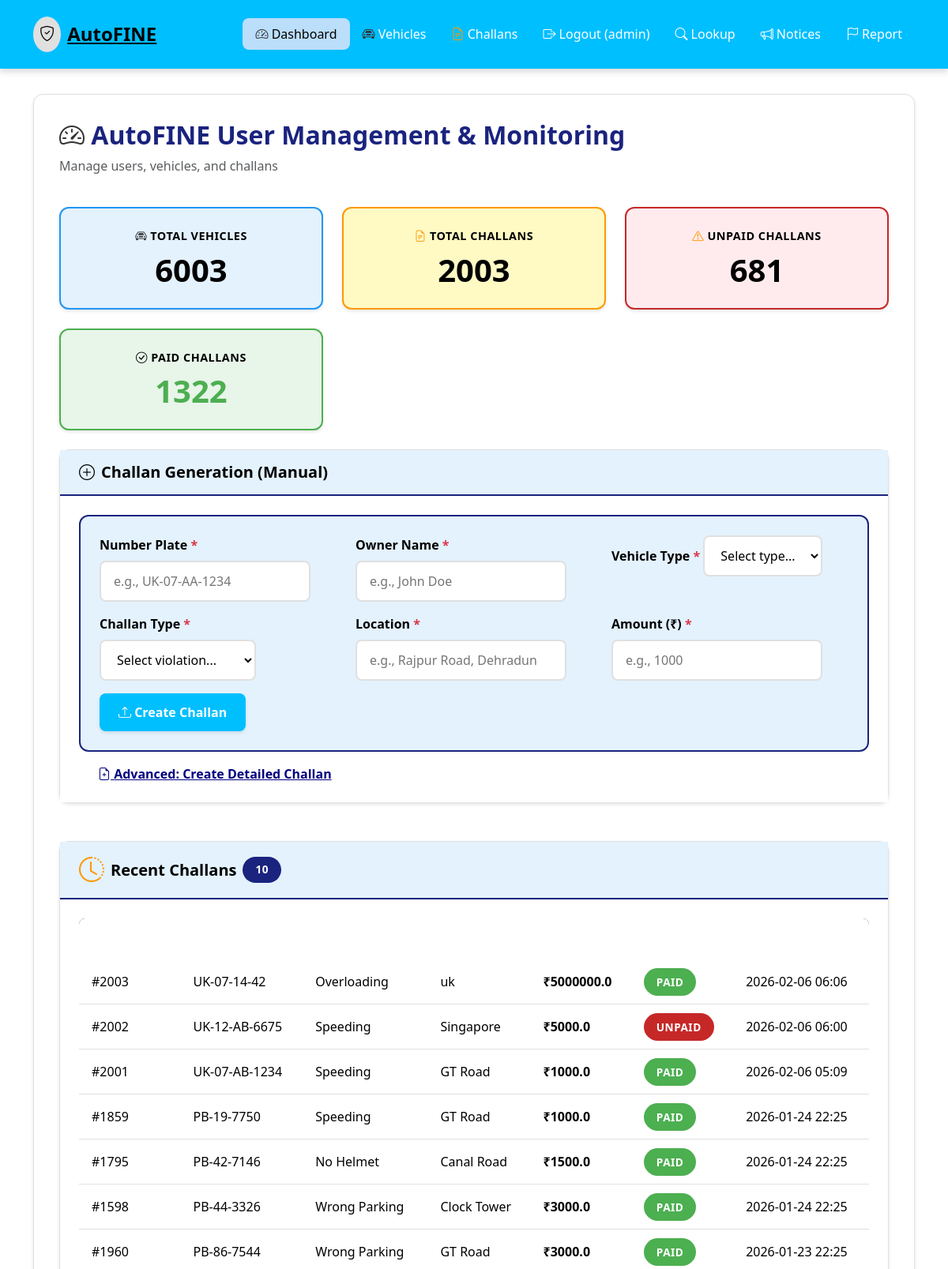
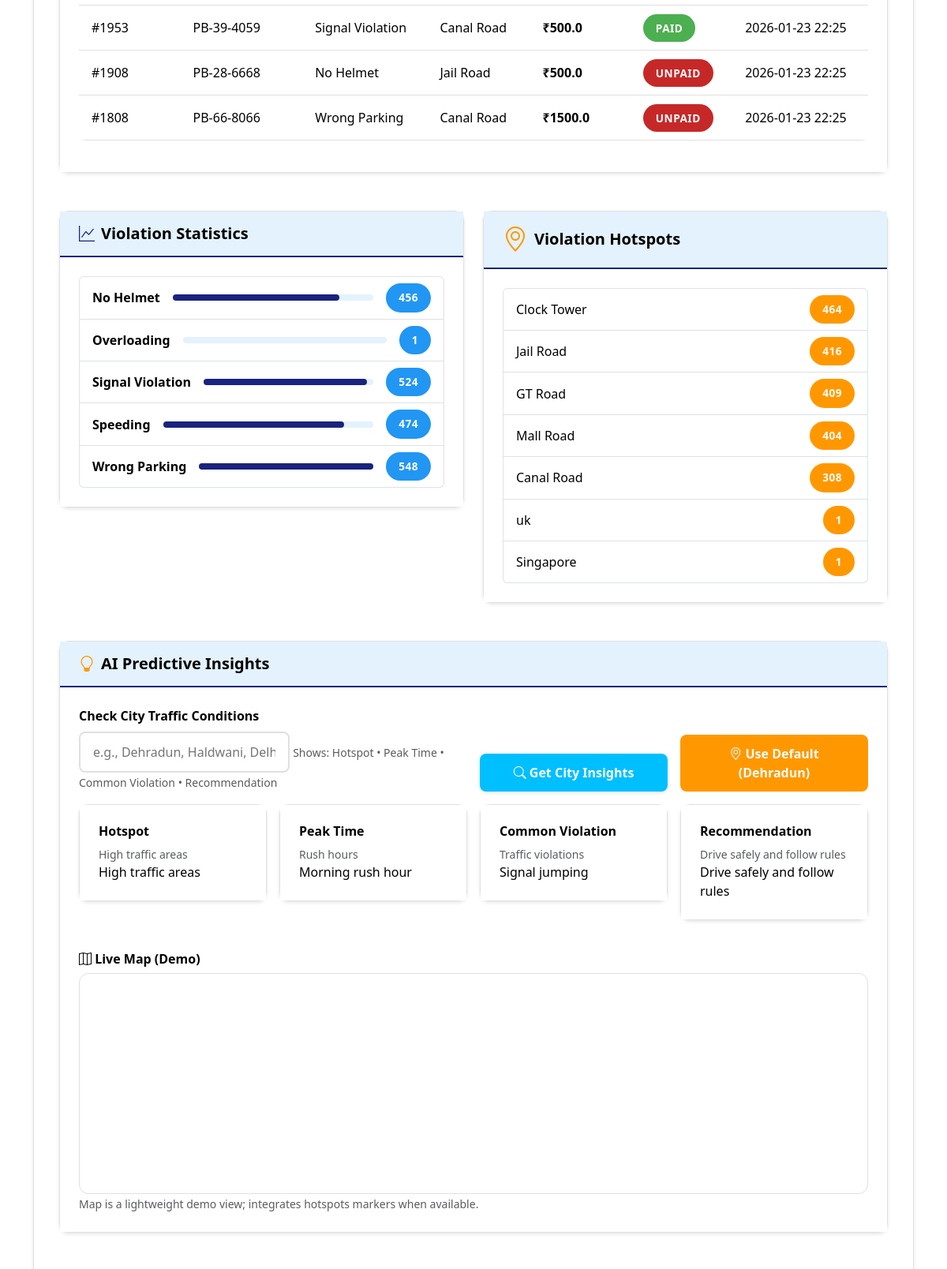
The page /admin/dashboard (signed in, upper part) on the database its author committed (2 pictures, top to bottom).
### models.py (models this page shows, shortened)
class Challan(db.Model):
    __tablename__ = 'challans'
    id = db.Column(db.Integer, primary_key=True)
    uin = db.Column(db.String(40), unique=True, index=True)  # Unique Identification Number
    vehicle_id = db.Column(db.Integer, db.ForeignKey('vehicles.id'), nullable=False, index=True)
    violation_type = db.Column(db.String(100), nullable=False)
    location = db.Column(db.String(200))
    fine_amount = db.Column(db.Float, nullable=False)
    camera_id = db.Column(db.Integer, db.ForeignKey('cameras.id'))
    evidence_image = db.Column(db.String(255))
    status = db.Column(db.String(20), default='Unpaid')  # 'Unpaid', 'Paid', 'Disputed'
    created_at = db.Column(db.DateTime, default=datetime.utcnow, index=True)
    due_date = db.Column(db.Date)
    paid_at = db.Column(db.DateTime)
    payment_ref = db.Column(db.String(60))
    notes = db.Column(db.Text)

### app.py (the view)
@app.route('/admin/dashboard')
def admin_dashboard():
    if 'user_id' not in session or session.get('user_type') != 'admin':
        return redirect(url_for('login'))
    total_vehicles = Vehicle.query.count()
    total_challans = Challan.query.count()
    unpaid_challans = Challan.query.filter_by(status='Unpaid').count()
    paid_challans = Challan.query.filter_by(status='Paid').count()
    recent_challans = Challan.query.order_by(Challan.created_at.desc()).limit(10).all()
    stats = {
        'total_vehicles': total_vehicles,
        'total_challans': total_challans,
        'unpaid_challans': unpaid_challans,
        'paid_challans': paid_challans
    }
    return render_template('admin/dashboard.html', stats=stats, recent_challans=recent_challans)

### templates/admin/dashboard.html (shortened to what this page needs)
{% extends "base.html" %}
{% block extra_css %}
  <link rel="stylesheet" href="https://unpkg.com/leaflet@1.9.4/dist/leaflet.css"
/>
{% endblock %}
{% block content %}
<div class="main-content-professional animate-fade-in-professional" style="background: #ffffff;">
    <div class="d-flex justify-content-between align-items-center mb-4">
        <div>
            <h2 class="mb-2" style="color: var(--navy-blue); font-weight: 700;">
                <i class="bi bi-speedometer2 vehicle-icon"></i> AutoFINE User Management & Monitoring
            </h2>
            <p class="text-muted" style="color: var(--text-medium);">Manage users, vehicles, and challans</p>
        </div>
    </div>
    <div class="stats-grid-professional mb-4">
        <div class="stat-card-professional">
            <div class="stat-label"><i class="bi bi-car-front"></i> Total Vehicles</div>
            <h3 id="total-vehicles">{{ stats.total_vehicles }}</h3>
        </div>
        <div class="stat-card-professional">
            <div class="stat-label"><i class="bi bi-file-earmark-text"></i> Total Challans</div>
            <h3 id="total-challans">{{ stats.total_challans }}</h3>
        </div>
        <div class="stat-card-professional">
            <div class="stat-label"><i class="bi bi-exclamation-triangle"></i> Unpaid Challans</div>
            <h3 id="unpaid-challans" style="color: var(--warning);">{{ stats.unpaid_challans }}</h3>
        </div>
        <div class="stat-card-professional">
            <div class="stat-label"><i class="bi bi-check-circle"></i> Paid Challans</div>
            <h3 id="paid-challans" style="color: var(--success-green);">{{ stats.paid_challans }}</h3>
        </div>
    </div>
    <div class="row mb-4">
        <div class="col-md-12">
            <div class="card-professional">
                <div class="card-header">
                    <h5 class="card-title mb-0"><i class="bi bi-plus-circle" style="color: var(--primary);"></i> Challan Generation (Manual)</h5>
                </div>
                <div class="card-body">
                    <form id="violationForm" method="POST" action="{{ url_for('admin_challan_new') }}">
                        <div class="row">
                            <div class="col-md-4">
                                <div class="mb-3">
                                    <label for="registration_number" class="form-label"><strong>Number Plate</strong> <span class="text-danger">*</span></label>
                                    <input type="text" class="form-control-professional" id="registration_number" name="registration_number" placeholder="e.g., UK-07-AA-1234" required>
                                </div>
                            </div>
                            <div class="col-md-4">
                                <div class="mb-3">
                                    <label for="owner_name" class="form-label">Owner Name <span class="text-danger">*</span></label>
                                    <input type="text" class="form-control-professional" id="owner_name" name="owner_name" placeholder="e.g., John Doe" required>
                                </div>
                            </div>
                            <div class="col-md-4">
                                <div class="mb-3">
                                    <label for="vehicle_type" class="form-label">Vehicle Type <span class="text-danger">*</span></label>
                                    <select class="form-control-professional" id="vehicle_type" name="vehicle_type" required>
                                        <option value="">Select type...</option>
                                    </select>
                                </div>
                            </div>
                        </div>
                        <div class="row">
                            <div class="col-md-4">
                                <div class="mb-3">
                                    <label for="challan_type" class="form-label">Challan Type <span class="text-danger">*</span></label>
                                    <select class="form-control-professional" id="challan_type" name="challan_type" required>
                                        <option value="">Select violation...</option>
                                    </select>
                                </div>
                            </div>
                            <div class="col-md-4">
                                <div class="mb-3">
                                    <label for="location" class="form-label">Location <span class="text-danger">*</span></label>
                                    <input type="text" class="form-control-professional" id="location" name="location" placeholder="e.g., Rajpur Road, Dehradun" required>
                                </div>
                            </div>
                            <div class="col-md-4">
                                <div class="mb-3">
                                    <label for="amount" class="form-label">Amount (₹) <span class="text-danger">*</span></label>
                                    <input type="number" class="form-control-professional" id="amount" name="amount" placeholder="e.g., 1000" required>
                                </div>
                            </div>
                        </div>
                        <button type="submit" class="btn-professional btn-professional-primary">
                            <i class="bi bi-upload"></i> Create Challan
                        </button>
                    </form>
                    <div class="mt-3">
                        <a href="{{ url_for('admin_challan_new') }}" class="btn-professional btn-professional-outline">
                            <i class="bi bi-file-earmark-plus"></i> Advanced: Create Detailed Challan
                        </a>
                    </div>
                </div>
            </div>
        </div>
    </div>
    <div class="row">
        <div class="col-md-12">
            <div class="card-professional">
                <div class="card-header">
                    <h5 class="card-title mb-0"><i class="bi bi-clock-history challan-icon"></i> Recent Challans <span class="badge-professional badge-professional-primary" id="recent-count">{{ recent_challans|length }}</span></h5>
                </div>
                <div class="card-body">
                    {% if recent_challans %}
                        <div class="table-responsive">
                            <table class="table table-professional" id="challans-table">
                                <thead>
                                    <tr>
                                        <th>Challan ID</th>
                                        <th>License Plate</th>
                                        <th>Violation</th>
                                        <th>Location</th>
                                        <th>Amount</th>
                                        <th>Status</th>
                                        <th>Date</th>
                                    </tr>
                                </thead>
                                <tbody>
                                    {% for challan in recent_challans %}
                                        <tr>
                                            <td>#{{ challan.id }}</td>
                                            <td>{{ challan.vehicle.license_number }}</td>
                                            <td>{{ challan.violation_type }}</td>
                                            <td>{{ challan.location or 'N/A' }}</td>
                                            <td><strong>₹{{ challan.fine_amount }}</strong></td>
                                            <td>
                                                {% if challan.status == 'Paid' %}
                                                    <span class="badge-professional badge-professional-success">Paid</span>
                                                {% else %}
                                                    <span class="badge-professional badge-professional-danger">Unpaid</span>
                                                {% endif %}
                                            </td>
                                            <td>{{ challan.created_at.strftime('%Y-%m-%d %H:%M') }}</td>
                                        </tr>
                                    {% endfor %}
                                </tbody>
                            </table>
                        </div>
                    {% else %}
                        <p class="text-muted">No challans found.</p>
                    {% endif %}
                </div>
            </div>
        </div>
    </div>
    <div class="row mt-4">
        <div class="col-md-6">
            <div class="card-professional">
                <div class="card-header">
                    <h5 class="card-title mb-0"><i class="bi bi-graph-up" style="color: var(--navy-blue);"></i> Violation Statistics</h5>
                </div>
                <div class="card-body">
                    <div id="violations-chart">
                    </div>
                </div>
            </div>
        </div>
        <div class="col-md-6">
            <div class="card-professional">
                <div class="card-header">
                    <h5 class="card-title mb-0"><i class="bi bi-geo-alt challan-icon"></i> Violation Hotspots</h5>
                </div>
                <div class="card-body">
                    <div id="hotspots-list">
                    </div>
                </div>
            </div>
        </div>
    </div>
    <div class="row mt-4">
        <div class="col-md-12">
            <div class="card-professional">
                <div class="card-header">
                    <h5 class="card-title mb-0"><i class="bi bi-lightbulb" style="color: var(--challan-orange);"></i> AI Predictive Insights</h5>
                </div>
                <div class="card-body">
                    <div class="row g-3 align-items-end mb-3">
                        <div class="col-md-6">
                            <label class="form-label">Check City Traffic Conditions</label>
                            <input id="city-insights-input" class="form-control-professional" placeholder="e.g., Dehradun, Haldwani, Delhi, Mumbai" />
                            <small class="text-muted">Shows: Hotspot • Peak Time • Common Violation • Recommendation</small>
                        </div>
                        <div class="col-md-3 d-grid">
                            <button class="btn-professional btn-professional-primary" type="button" onclick="AnalyticsDashboard.loadCityInsights()">
                                <i class="bi bi-search"></i> Get City Insights
                            </button>
                        </div>
                        <div class="col-md-3 d-grid">
                            <button class="btn-professional btn-professional-warning" type="button" onclick="AnalyticsDashboard.useMyCity()">
                                <i class="bi bi-geo-alt"></i> Use Default (Dehradun)
                            </button>
                        </div>
                    </div>
                    <div id="predictive-insights">
                    </div>
                    <div class="mt-3">
                        <h6 class="mb-2"><i class="bi bi-map"></i> Live Map (Demo)</h6>
                        <div id="city-traffic-map"></div>
                        <small class="text-muted">Map is a lightweight demo view; integrates hotspots markers when available.</small>
                    </div>
                </div>
            </div>
        </div>
    </div>
</div>
{% endblock %}

### templates/base.html (style rules this page uses)
.bi-car-front, .bi-speedometer2, .bi-shield-check { color: #333333; }
.bi-file-earmark-text, .bi-exclamation-triangle { color: #ff9800; }
body { color: #000000; }
.navbar-professional .navbar-brand, .navbar-professional .nav-link, .navbar-professional .realtime-indicator-professional, .table-professional thead, .table-professional thead *, .btn-professional-primary, .btn-professional-success, .btn-professional-danger, .btn-professional-warning, .btn-professional-info, .badge-professional-primary, .badge-professional-success, .badge-professional-danger, .badge-professional-warning, .badge-professional-info, .text-on-dark { color: #ffffff !important; }
a:not(.nav-link):not(.btn):not(.badge) { color: #000080 !important; text-decoration: underline; }

### templates/admin/dashboard.html (style rules this page uses)
#city-traffic-map { height: 280px; border-radius: 12px; border: 1px solid var(--border-light); }

### rows shown on the page
Challan: id "2003", vehicle.license_number "UK-07-14-42", violation_type "Overloading", location "uk", fine_amount "5000000.0", status "PAID", created_at "2026-02-06 06:06"
Challan: id "2002", vehicle.license_number "UK-12-AB-6675", violation_type "Speeding", location "Singapore", fine_amount "5000.0", status "UNPAID", created_at "2026-02-06 06:00"
Challan: id "2001", vehicle.license_number "UK-07-AB-1234", violation_type "Speeding", location "GT Road", fine_amount "1000.0", status "PAID", created_at "2026-02-06 05:09"
Challan: id "1859", vehicle.license_number "PB-19-7750", violation_type "Speeding", location "GT Road", fine_amount "1000.0", status "PAID", created_at "2026-01-24 22:25"
Challan: id "1795", vehicle.license_number "PB-42-7146", violation_type "No Helmet", location "Canal Road", fine_amount "1500.0", status "PAID", created_at "2026-01-24 22:25"
Challan: id "1598", vehicle.license_number "PB-44-3326", violation_type "Wrong Parking", location "Clock Tower", fine_amount "3000.0", status "PAID", created_at "2026-01-24 22:25"
Challan: id "1960", vehicle.license_number "PB-86-7544", violation_type "Wrong Parking", location "GT Road", fine_amount "3000.0", status "PAID", created_at "2026-01-23 22:25"
Challan: id "1953", vehicle.license_number "PB-39-4059", violation_type "Signal Violation", location "Canal Road", fine_amount "500.0", status "PAID", created_at "2026-01-23 22:25"
Challan: id "1908", vehicle.license_number "PB-28-6668", violation_type "No Helmet", location "Jail Road", fine_amount "500.0", status "UNPAID", created_at "2026-01-23 22:25"
Challan: id "1808", vehicle.license_number "PB-66-8066", violation_type "Wrong Parking", location "Canal Road", fine_amount "1500.0", status "UNPAID", created_at "2026-01-23 22:25"

### other values the page prints
{{ session.username }} "admin"
{{ stats.total_vehicles }} "6003"
{{ stats.total_challans }} "2003"
{{ stats.unpaid_challans }} "681"
{{ stats.paid_challans }} "1322"
{{ recent_challans|length }} "10"
